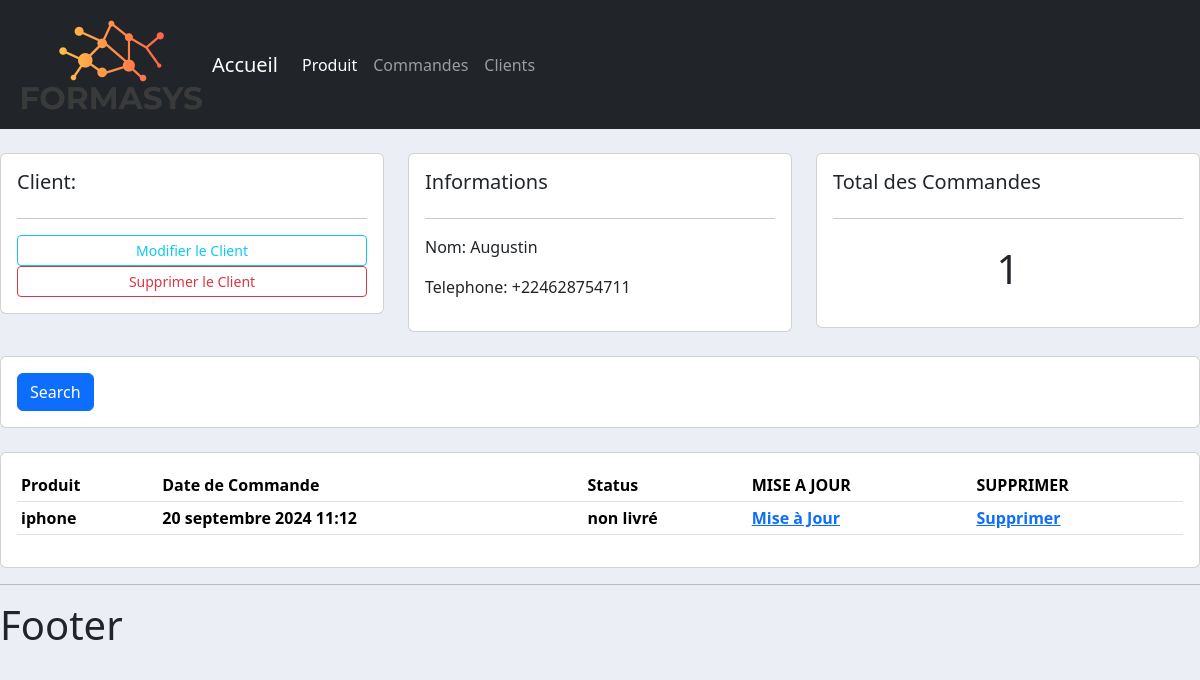
Screenshot of /client/1 with the database file from the repository.
### client/models.py (models this page shows, shortened)
class Client(models.Model):
    nom =models.CharField(max_length=200,null=True)
    telephone =models.CharField(max_length=200,null=True)
    date_creation =models.DateTimeField(auto_now_add=True,null=True)

### commande/models.py (models this page shows, shortened)
class Commande(models.Model):
    STATUT=(('en_instance','en_instance'),
            ('non livré','non livré'),
            ('livré','livré'))
    client =models.ForeignKey(Client,null=True,on_delete=models.SET_NULL)
    produit=models.ForeignKey(Produit,null=True,on_delete=models.SET_NULL)
    statut=models.CharField(max_length=200, null=True,choices=STATUT)
    date_creation=models.DateTimeField(auto_now_add=True,null=True)

### produit/models.py (models this page shows)
class Produit(models.Model):
    nom=models.CharField(max_length=200,null=True)
    prix=models.FloatField(null=True)
    date_creation =models.DateTimeField(auto_now_add=True,null=True)
    tag=models.ManyToManyField(Tag)
    def __str__(self) -> str:
        return self.nom

### client/views.py (the view)
# urls.py: path('/<str:pk>',views.list_client, name='client'),
def list_client(request, pk):
    client=Client.objects.get(id=pk)
    commande=client.commande_set.all()
    commande_total = commande.count()
    context={'client':client,'commande' :commande,'commande_total' :commande_total}
    return render(request, 'client/list_client.html', context)

### templates/client/list_client.html
{% extends "main.html" %}
{% block contenu %}
	<br>
<div class="row">
	<div class="col-md">
		<div class="card card-body">
			<h5>Client:</h5>
			<hr>
			<a class="btn btn-outline-info  btn-sm btn-block" href="">Modifier le Client</a>
			<a class="btn btn-outline-danger  btn-sm btn-block" href="">Supprimer le Client</a>
		</div>
	</div>
	<div class="col-md">
		<div class="card card-body">
			<h5>Informations</h5>
			<hr>
			<p>Nom: {{client.nom}} </p>
			<p>Telephone: {{client.telephone}} </p>
		</div>
	</div>
	<div class="col-md">
		<div class="card card-body">
			<h5>Total des Commandes</h5>
			<hr>
			<h1 style="text-align: center;padding: 10px"> {{commande_total}} </h1>
		</div>
	</div>
</div>
<br>
<div class="row">
	<div class="col">
		<div class="card card-body">
			<form method="get">
		    <button class="btn btn-primary" type="submit">Search</button>
		  </form>
		</div>
	</div>
</div>
<br>
<div class="row">
	<div class="col-md">
		<div class="card card-body">
			<table class="table table-sm">
				<tr>
					<th>Produit</th>
					<th>Date de Commande</th>
					<th>Status</th>
					<th>MISE A JOUR</th>
					<th>SUPPRIMER</th>
				</tr>
				{% for commande in commande %}
				<tr>
					<th>{{commande.produit}}</th>
					<th>{{commande.date_creation}}</th>
					<th>{{commande.statut}}</th>
					<th><a href=""> Mise à Jour</a></th>
					<th><a href="">Supprimer</a></th>
				</tr>
				{% endfor %}
			</table>
		</div>
	</div>
</div>
{% endblock %}

### static/css/main.css (style rules this page uses)
body { background-color: #ebeff5; }

### rows the page displays
Client: nom "Augustin", telephone "+224628754711"
Commande: produit "iphone", date_creation "20 septembre 2024 11:12", statut "non livré"

### other values shown
{{ commande_total }} "1"
